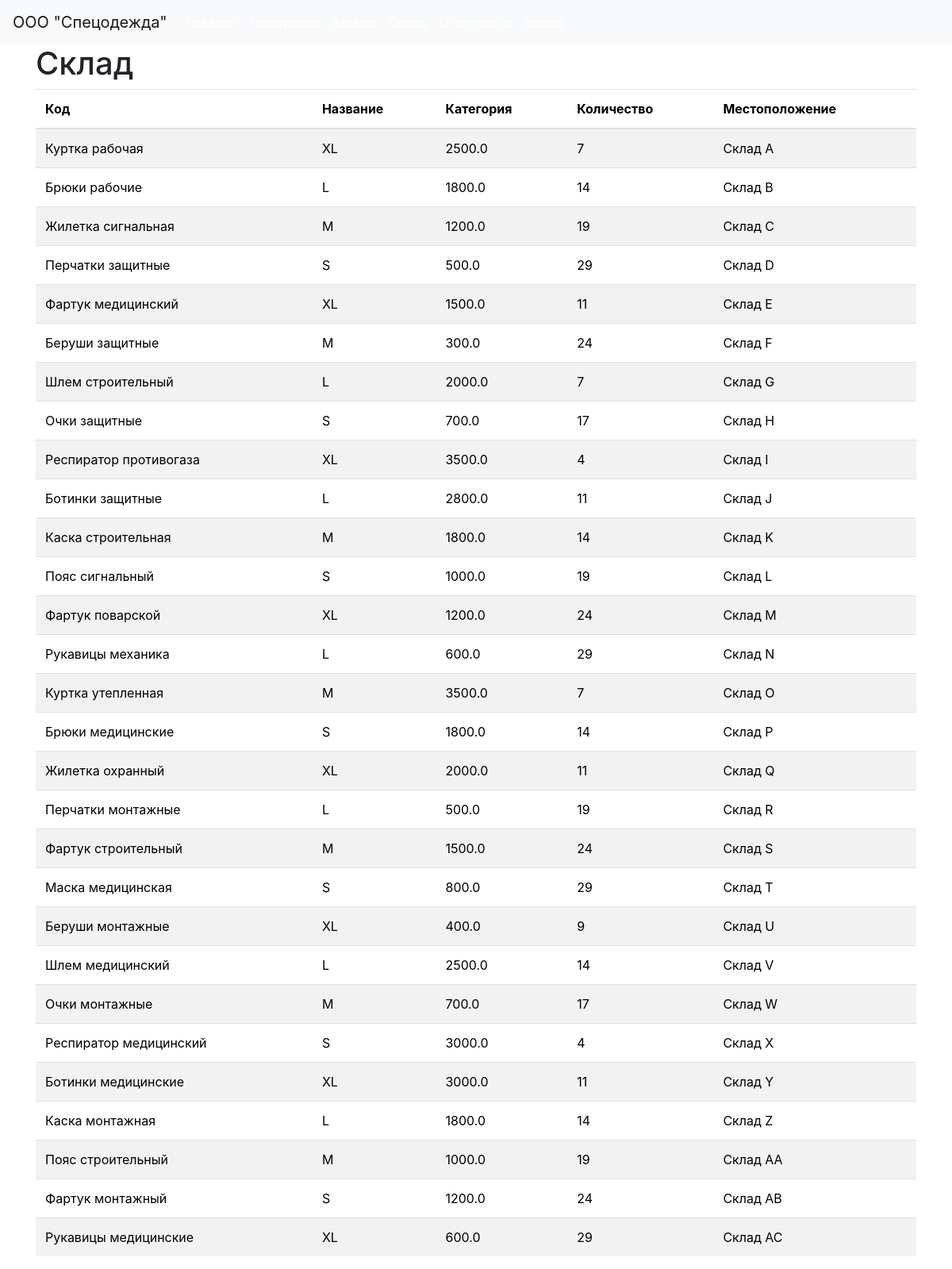
/stock (signed in), run on the app's committed database.
### tables this page shows
CREATE TABLE stock (
                id INTEGER PRIMARY KEY AUTOINCREMENT,
                item_name TEXT NOT NULL,
                size TEXT NOT NULL,
                price REAL NOT NULL,
                quantity INTEGER NOT NULL,
                location TEXT NOT NULL
            );

### app.py (the view)
@app.route('/stock')
def stock():
    if 'username' not in session:
        return redirect(url_for('login'))
    conn = get_db()
    cursor = conn.cursor()
    cursor.execute('SELECT * FROM stock')
    stock_items = cursor.fetchall()
    conn.close()
    return render_template('stock.html', stock_items=stock_items)

### app.py (called while the page is built)
def get_db():
    conn = sqlite3.connect(DATABASE)
    return conn

### templates/stock.html (shortened to what this page needs)
{% extends "base.html" %}
{% block content %}
<h1>Склад</h1>
<table class="table table-striped">
    <thead>
        <tr>
            <th>Код</th>
            <th>Название</th>
            <th>Категория</th>
            <th>Количество</th>
            <th>Местоположение</th>
        </tr>
    </thead>
    <tbody>
        {% for item in stock_items %}
        <tr>
            <td>{{ item[1] }}</td>
            <td>{{ item[2] }}</td>
            <td>{{ item[3] }}</td>
            <td>{{ item[4] }}</td>
            <td>{{ item[5] }}</td>
        </tr>
        {% endfor %}
    </tbody>
</table>
{% endblock %}

### templates/styles.css (style rules this page uses)
.table { color: #000000; }

### data on the page
stock: item_name "Куртка рабочая", size "XL", price "2500.0", quantity "7", location "Склад A"
stock: item_name "Брюки рабочие", size "L", price "1800.0", quantity "14", location "Склад B"
stock: item_name "Жилетка сигнальная", size "M", price "1200.0", quantity "19", location "Склад C"
stock: item_name "Перчатки защитные", size "S", price "500.0", quantity "29", location "Склад D"
stock: item_name "Фартук медицинский", size "XL", price "1500.0", quantity "11", location "Склад E"
stock: item_name "Беруши защитные", size "M", price "300.0", quantity "24", location "Склад F"
stock: item_name "Шлем строительный", size "L", price "2000.0", quantity "7", location "Склад G"
stock: item_name "Очки защитные", size "S", price "700.0", quantity "17", location "Склад H"
stock: item_name "Респиратор противогаза", size "XL", price "3500.0", quantity "4", location "Склад I"
stock: item_name "Ботинки защитные", size "L", price "2800.0", quantity "11", location "Склад J"
stock: item_name "Каска строительная", size "M", price "1800.0", quantity "14", location "Склад K"
stock: item_name "Пояс сигнальный", size "S", price "1000.0", quantity "19", location "Склад L"
stock: item_name "Фартук поварской", size "XL", price "1200.0", quantity "24", location "Склад M"
stock: item_name "Рукавицы механика", size "L", price "600.0", quantity "29", location "Склад N"
stock: item_name "Куртка утепленная", size "M", price "3500.0", quantity "7", location "Склад O"
stock: item_name "Брюки медицинские", size "S", price "1800.0", quantity "14", location "Склад P"
stock: item_name "Жилетка охранный", size "XL", price "2000.0", quantity "11", location "Склад Q"
stock: item_name "Перчатки монтажные", size "L", price "500.0", quantity "19", location "Склад R"
stock: item_name "Фартук строительный", size "M", price "1500.0", quantity "24", location "Склад S"
stock: item_name "Маска медицинская", size "S", price "800.0", quantity "29", location "Склад T"
stock: item_name "Беруши монтажные", size "XL", price "400.0", quantity "9", location "Склад U"
stock: item_name "Шлем медицинский", size "L", price "2500.0", quantity "14", location "Склад V"
stock: item_name "Очки монтажные", size "M", price "700.0", quantity "17", location "Склад W"
stock: item_name "Респиратор медицинский", size "S", price "3000.0", quantity "4", location "Склад X"
stock: item_name "Ботинки медицинские", size "XL", price "3000.0", quantity "11", location "Склад Y"
stock: item_name "Каска монтажная", size "L", price "1800.0", quantity "14", location "Склад Z"
stock: item_name "Пояс строительный", size "M", price "1000.0", quantity "19", location "Склад AA"
stock: item_name "Фартук монтажный", size "S", price "1200.0", quantity "24", location "Склад AB"
stock: item_name "Рукавицы медицинские", size "XL", price "600.0", quantity "29", location "Склад AC"
